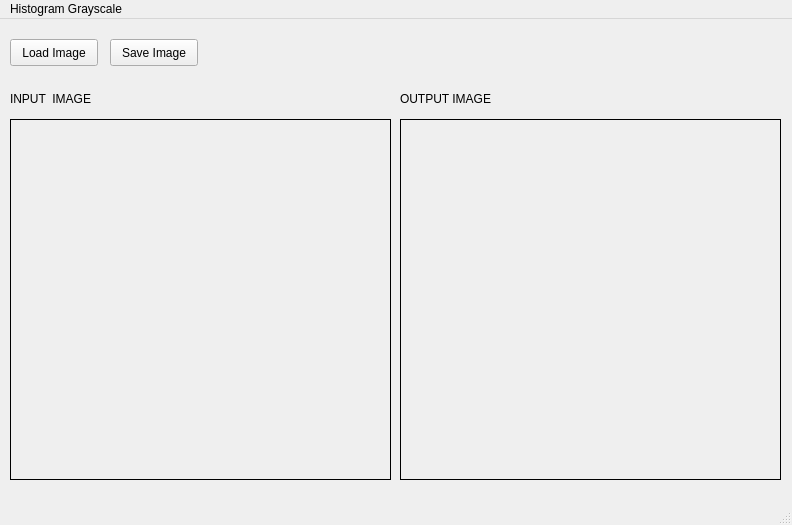
<?xml version="1.0" encoding="UTF-8"?>
<ui version="4.0">
 <class>MainWindow</class>
 <widget class="QMainWindow" name="MainWindow">
  <property name="geometry">
   <rect>
    <x>0</x>
    <y>0</y>
    <width>792</width>
    <height>525</height>
   </rect>
  </property>
  <property name="windowTitle">
   <string>MainWindow</string>
  </property>
  <widget class="QWidget" name="centralwidget">
   <widget class="QLabel" name="imglabel">
    <property name="geometry">
     <rect>
      <x>10</x>
      <y>100</y>
      <width>381</width>
      <height>361</height>
     </rect>
    </property>
    <property name="frameShape">
     <enum>QFrame::Box</enum>
    </property>
    <property name="text">
     <string/>
    </property>
   </widget>
   <widget class="QPushButton" name="loadbutton">
    <property name="geometry">
     <rect>
      <x>10</x>
      <y>20</y>
      <width>88</width>
      <height>27</height>
     </rect>
    </property>
    <property name="text">
     <string>Load Image</string>
    </property>
   </widget>
   <widget class="QPushButton" name="saveButton">
    <property name="geometry">
     <rect>
      <x>110</x>
      <y>20</y>
      <width>88</width>
      <height>27</height>
     </rect>
    </property>
    <property name="text">
     <string>Save Image</string>
    </property>
   </widget>
   <widget class="QLabel" name="imglabel_2">
    <property name="geometry">
     <rect>
      <x>400</x>
      <y>100</y>
      <width>381</width>
      <height>361</height>
     </rect>
    </property>
    <property name="frameShape">
     <enum>QFrame::Box</enum>
    </property>
    <property name="text">
     <string/>
    </property>
   </widget>
   <widget class="QLabel" name="label_2">
    <property name="geometry">
     <rect>
      <x>400</x>
      <y>70</y>
      <width>111</width>
      <height>19</height>
     </rect>
    </property>
    <property name="text">
     <string>OUTPUT IMAGE</string>
    </property>
   </widget>
   <widget class="QLabel" name="label">
    <property name="geometry">
     <rect>
      <x>10</x>
      <y>70</y>
      <width>101</width>
      <height>19</height>
     </rect>
    </property>
    <property name="text">
     <string>INPUT  IMAGE</string>
    </property>
   </widget>
  </widget>
  <widget class="QMenuBar" name="menubar">
   <property name="geometry">
    <rect>
     <x>0</x>
     <y>0</y>
     <width>792</width>
     <height>24</height>
    </rect>
   </property>
   <widget class="QMenu" name="menuHistogram_Grayscale">
    <property name="title">
     <string>Histogram Grayscale</string>
    </property>
    <addaction name="actionGrayHistogram"/>
   </widget>
   <addaction name="menuHistogram_Grayscale"/>
  </widget>
  <widget class="QStatusBar" name="statusbar"/>
  <action name="actionGrayHistogram">
   <property name="text">
    <string>GrayHistogram</string>
   </property>
  </action>
 </widget>
 <resources/>
 <connections/>
</ui>
